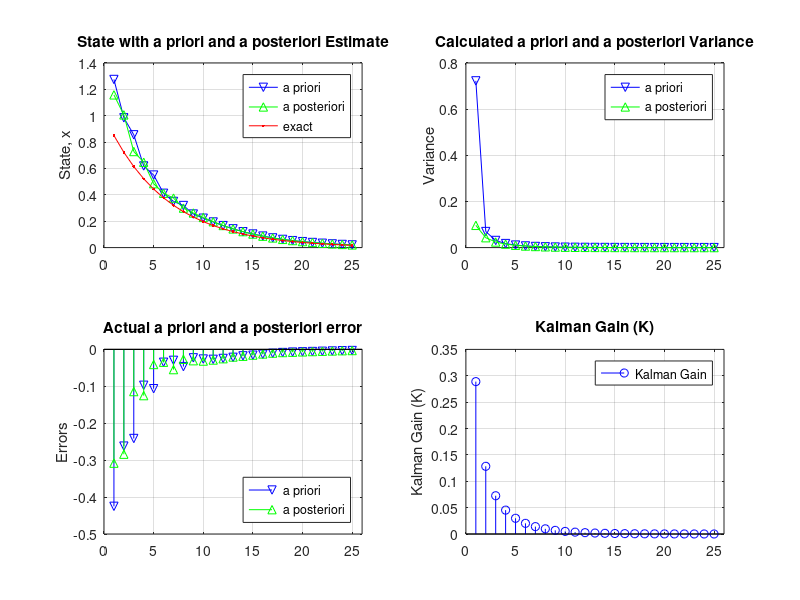

The MATLAB script that drew this image:


%% Synopsis

% 



%% Environment

close all; clear; clc;
set(0, 'DefaultFigureWindowStyle', 'docked');



%% Simulation Parameters

stateIndices=25;  % Length of the simulation.

stateTransitionMatrix=0.85;  % 1 for a constant; |a|<1 for a first-order system.
    Q=0.0;  % Process noise variance.

measurementMatrix=3;
    R=1;  % Measurement noise variance.

% Preallocated memory for result vectors.
x=zeros(1, stateIndices);
z=zeros(1, stateIndices);
xapriori=zeros(1, stateIndices);
xaposteriori=zeros(1, stateIndices);
residual=zeros(1, stateIndices);
papriori=ones(1, stateIndices);
paposteriori=ones(1, stateIndices);
k=zeros(1, stateIndices);

% Preallocate the process and measurement noise.
rng(0);
    w1=randn(1, stateIndices); w=w1.*sqrt(Q);
    v1=randn(1, stateIndices); v=v1.*sqrt(R);
    
    
    
%% Processing - Intialization

% Initial condition on the position state, x.
x_0=1.0;

% Initial guesses for state and a posteriori covariance.
xaposteriori_0=1.5;
paposteriori_0=1;

% Calculate the first estimates for all values based upon the initial guess
% of the state and the a posteriori covariance.  The rest of the steps will
% be calculated in a loop.

% Calculate the state and the output.
x(1)=stateTransitionMatrix*x_0 + w(1);
    z(1)=measurementMatrix*x(1) + v(1);
    
% Predictor equations.
xapriori(1)=stateTransitionMatrix*xaposteriori_0;
    residual(1)=z(1) - measurementMatrix*xapriori(1);
papriori(1)=stateTransitionMatrix*stateTransitionMatrix*paposteriori_0 + Q;

% Corrector equations.
k(1)=measurementMatrix*papriori(1) / (measurementMatrix*measurementMatrix*papriori(1) + R);
    paposteriori(1)=papriori(1)*(1 - measurementMatrix*k(1));
    xaposteriori(1)=xapriori(1) + k(1)*residual(1);



%% Processing - Iterations/Recursions

for stateIndex=2:stateIndices
    
    % Calculate the state and the output.
    x(stateIndex)=stateTransitionMatrix*x(stateIndex-1) + w(stateIndex);
        z(stateIndex)=measurementMatrix*x(stateIndex) + v(stateIndex);
    
    % Predictor equations.
    xapriori(stateIndex)=stateTransitionMatrix*xaposteriori(stateIndex-1);
        residual(stateIndex)=z(stateIndex) - measurementMatrix*xapriori(stateIndex);
    papriori(stateIndex)=stateTransitionMatrix*stateTransitionMatrix*paposteriori(stateIndex-1)+Q;
    
    % Corrector equations.
    k(stateIndex)=measurementMatrix*papriori(stateIndex) / (measurementMatrix*measurementMatrix*papriori(stateIndex)+R);
        paposteriori(stateIndex)=papriori(stateIndex)*(1 - measurementMatrix*k(stateIndex));
        xaposteriori(stateIndex)=xapriori(stateIndex) + k(stateIndex)*residual(stateIndex);
    
end



%% Display Results

stateIndex=1:stateIndices;

figure(); ...
    
    subplot(2,2,1); ...
        h1=plot(stateIndex, xapriori, 'b', 'Marker', 'v'); hold on;
        h2=plot(stateIndex, xaposteriori, 'g', 'Marker', '^');
        h3=plot(stateIndex, x, 'r', 'Marker', '.'); hold off;
        legend([h1(1) h2(1) h3(1)], 'a priori', 'a posteriori', 'exact', 'Location', 'NorthEast');
        title('State with a priori and a posteriori Estimate'); ylabel('State, x');
        xlim=[0 length(stateIndex)+1]; set(gca,'XLim', xlim); grid on;
        
    subplot(2,2,2); ...
        h1=plot(stateIndex, papriori, 'b', 'Marker', 'v'); hold on;
        h2=plot(stateIndex, paposteriori, 'g', 'Marker', '^'); hold off
        legend([h1(1) h2(1)], 'a priori', 'a posteriori');
        title('Calculated a priori and a posteriori Variance'); ylabel('Variance');
        set(gca,'XLim', xlim); grid on;
        
	subplot(2,2,3); ...
        h1=stem(stateIndex, x-xapriori, 'b', 'Marker', 'v'); hold on;
        h2=stem(stateIndex, x-xaposteriori, 'g', 'Marker', '^'); hold off;
        legend([h1(1) h2(1)], 'a priori', 'a posteriori', 'Location', 'SouthEast');
        title('Actual a priori and a posteriori error'); ylabel('Errors');
        set(gca,'XLim',xlim); grid on;
        
    subplot(2, 2, 4); ...
        h1=stem(stateIndex, k, 'b');
        legend(h1(1), 'Kalman Gain');
        title('Kalman Gain (K)'); ylabel('Kalman Gain (K)');
        set(gca,'XLim',xlim); grid on;
        
        shg;
        
        
        
%% Clean-up

fprintf(1, '\n\n*** Processing Complete ***\n\n');



%% Reference(s)

% http://www.swarthmore.edu/NatSci/echeeve1/Ref/Kalman/scalarkalman.m


